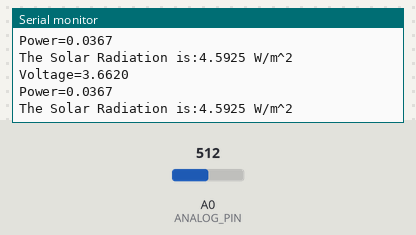
The sketch below on a simulated Arduino Uno, built with avr-gcc and run on an emulated ATmega328P. Shown: the last lines printed to the serial monitor. The test bench sets the inputs (shaded band); at power-on: A0 (ANALOG_PIN) = 512.

Above: at 3.8 s.
3.9 s: A0 (ANALOG_PIN) set to 716
At 7.4 s:
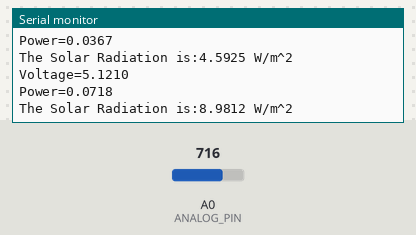
7.8 s: A0 (ANALOG_PIN) set to 900
At 9.8 s:
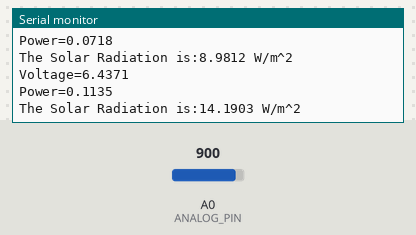
Timing chart, 0 to 11.3 s (numbered marks = the images above; inputs shaded):
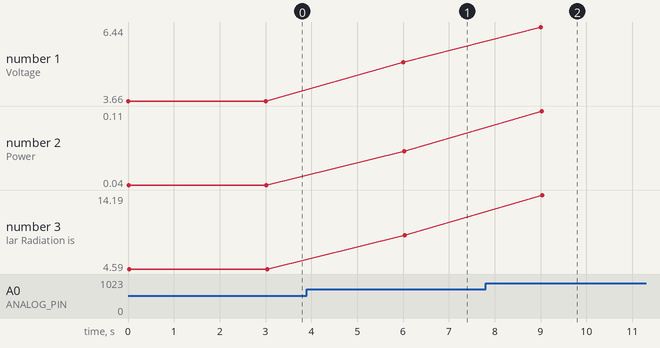

Measured:
- after the input at 3.9 s, the serial monitor: prints a new line after 2.1 s (image 1)
- after the input at 7.8 s, the serial monitor: prints a new line after 1.2 s (image 2)
- plotted number 1: 3.66 → 5.12 after the input at 3.9 s, 5.12 → 6.44 after the input at 7.8 s
- plotted number 2: 0.04 → 0.07 after the input at 3.9 s, 0.07 → 0.11 after the input at 7.8 s
- plotted number 3: 4.59 → 8.98 after the input at 3.9 s, 8.98 → 14.19 after the input at 7.8 s

The sketch:

solar.ino
```cpp
/*------------------------------------------------------------------------------------------------------------------------*/
#define ANALOG_PIN A0 // Analog pin
#define RESISTANCE 365// Resistance in ohms


float vOut=0.0;
int panelLength=80;
int panelWidth=100;

double R1=330; // R1 -
double R2=710; // R2 - 1k ohm


float Area=0.008; //m square
 float Power;
 float Radiation;
 float Voltage;
/*
* Main Setup function
*/
void setup() {
// Begin serial communication

Serial.begin(9600);

}
/*
* Main Setup function
*/
void loop() {

vOut=analogRead(ANALOG_PIN);
vOut*=5;
vOut/=1024;
Voltage=vOut/R2*(R1+R2);

Serial.print("Voltage=");
Serial.println(Voltage,4);

Power = pow(Voltage, 2) / RESISTANCE ; // Calculating power
Serial.print("Power=");
Serial.println(Power,4);
Radiation = Power / Area;

//sprintf(msg, " The Solar Radiation is %f W/M2 ", Radiation); // Generating message to be printed
Serial.print("The Solar Radiation is:");
Serial.print(Radiation,4);
Serial.println(" W/m^2");
delay(3000);
}
/*----------------------------------------------------------------------------------------------------------------------------*/
```
